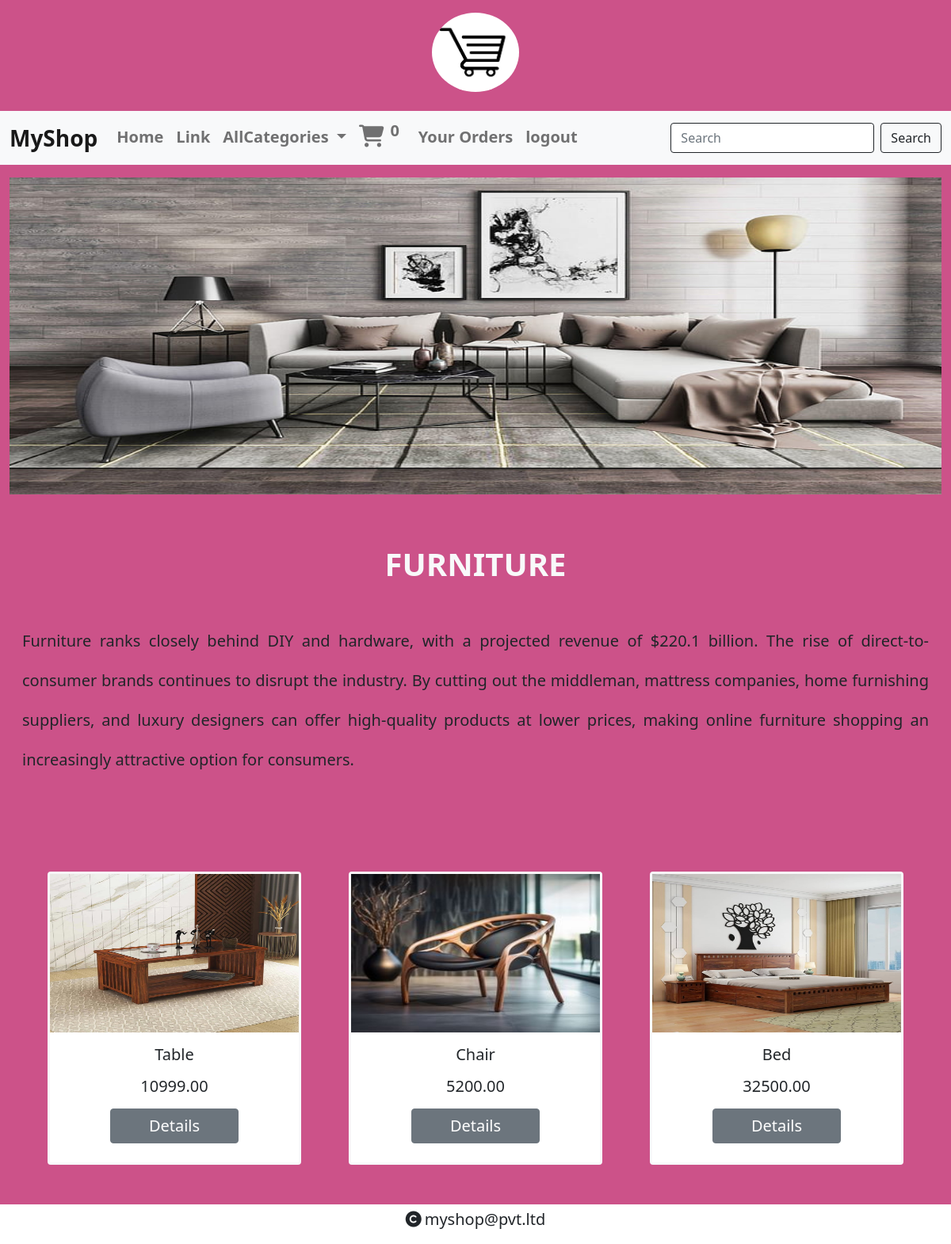
Screenshot of /products/1 (signed in) with the database file from the repository.
### shop/models.py (models this page shows, shortened)
class Category(models.Model):
    name=models.CharField(max_length=20)
    desc=models.TextField()
    image=models.ImageField(upload_to="category")

class Product(models.Model):
    name=models.CharField(max_length=20)
    desc=models.TextField()
    image=models.ImageField(upload_to="products")
    price=models.DecimalField(max_digits=10,decimal_places=2)
    stock=models.IntegerField()
    available=models.BooleanField(default=True)
    created=models.DateTimeField(auto_now_add=True) #one time
    updated=models.DateTimeField(auto_now=True) #change every time we update record
    category=models.ForeignKey(Category,on_delete=models.CASCADE)

### shop/views.py (the view)
# urls.py: path('products/<int:p>',views.allproducts,name="products"),
def allproducts(request,p): #here p receives the category id
    c=Category.objects.get(id=p) #reads a particular category object using id
    p=Product.objects.filter(category=c) #reads all products under a particular category object
    context={'cat':c,'product':p}
    return render(request,'product.html',context)

### cart/context_processors.py (called while the page is built)
def count_items(request):
    u=request.user
    count=0
    if request.user.is_authenticated:
        try:
          c=Cart.objects.filter(user=u)
          for i in c:
              count+=i.quantity
        except:
            count=0
    return {'c':count}

### shop/context_processors.py (called while the page is built)
def menu_links(request):
    c=Category.objects.all()
    return {'links':c}  #we can use this data globally across all web pages inside our app

### templates/product.html
{% extends 'base.html' %}
{% load static %}
{% block content %}
<div class="row mt-3">
        <div class="col-12">
    <img src="{{cat.image.url}}" height="400px" width="100%"></div>
</div>
<div class="row mt-3 px-3" style="margin-bottom:100px">
    <div class="col-12">
        <h1 class="text-center fw-bold text-light mt-5 mb-5">{{cat.name}}</h1>
        <p style="text-align:justify;line-height:2.5;" class="fs-5">{{cat.desc}}</p>
    </div>
</div>
<div class="container mt-5" style="margin-bottom:100px">
    <div class="row">
        {% for i in product %}
        <div class="col-sm-4">
            <div class="card mx-auto border border-3 border-light" style="width: 20rem;">
  <img src="{{i.image.url}}" height="200px" width="100%" class=card-img-top" alt="...">
  <div class="card-body text-center">
    <h5 class="card-title mb-3">{{i.name}}</h5>
    <h5 class="card-title mb-3">{{i.price}}</h5>
    <a href="{% url 'shop:details' i.id %}" class="btn btn-secondary px-5 mb-2 fs-5">Details</a>
  </div>
</div></div>
        {% endfor %}
    </div>
</div>
{% endblock %}

### static/css/style.css (style rules this page uses)
body { background-color:#cc5289; }

### rows the page displays
Category: image (picture), name "FURNITURE", desc "Furniture ranks closely behind DIY and hardware, with a projected revenue of $220.1 billion. The rise of direct-to-consumer brands continues to disrupt the industry. By cutting out the middleman, mattress companies, home furnishing suppliers, and luxury designers can offer high-quality products at lower prices, making online furniture shopping an increasingly attractive option for consumers."
Product: image (picture), name "Table", price "10999.00"
Product: image (picture), name "Chair", price "5200.00"
Product: image (picture), name "Bed", price "32500.00"

### other values shown
{{ c }} "0"
